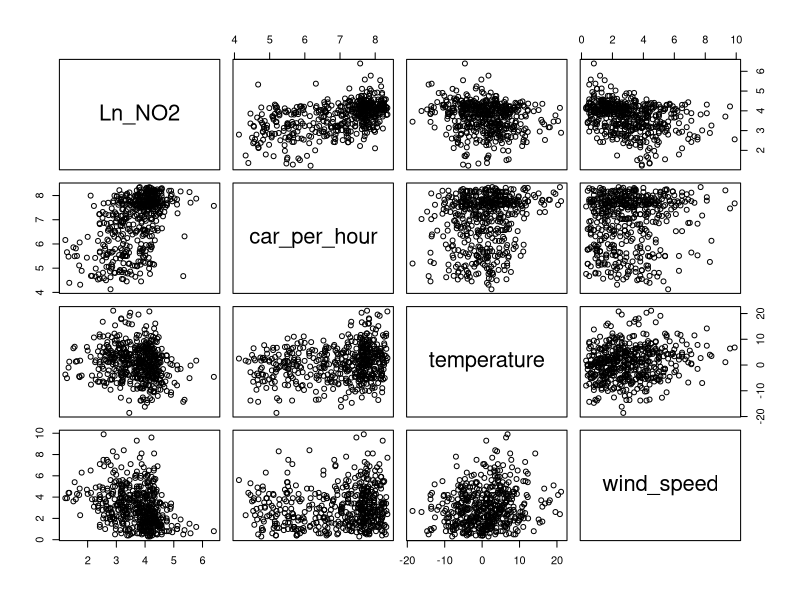
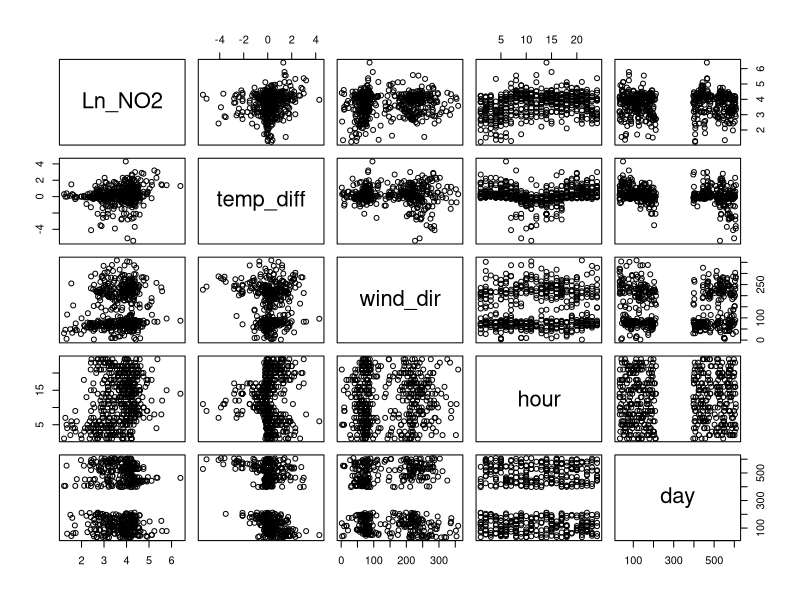

Write R code to recreate these figures, in order. (Note: this script raises an error after producing the figures.)
# Read data into an object named NO2_data

NO2_data <- read.table(file="Norway NO2.txt", header = TRUE)

# Check out the data

head(NO2_data)

# Check correlations between all variables
# To limit the output to 2 digits, we added the function round() in the second line

cor(NO2_data)
round(cor(NO2_data),2)

# Visualise the data in two sets:
# 1) y, x1, x2, x3
# 2) y, x4, x5, x6, x7
# In this case we are using column numbers in the code, rather than column names. That is just a choice

pairs(NO2_data[,1:4])
pairs(NO2_data[,c(1,5:8)])

# Estimate a linear model with all seven predictors
# Extract the information from the model that you need using summary()

NO2_full.mlr<-lm(formula = ... ~ car_per_hour + temperature + wind_speed +
                   temp_diff + wind_dir +hour + day , data = NO2_data )
summary(...)

# Create diagnostic plots for the full model

plot(NO2_full.mlr)